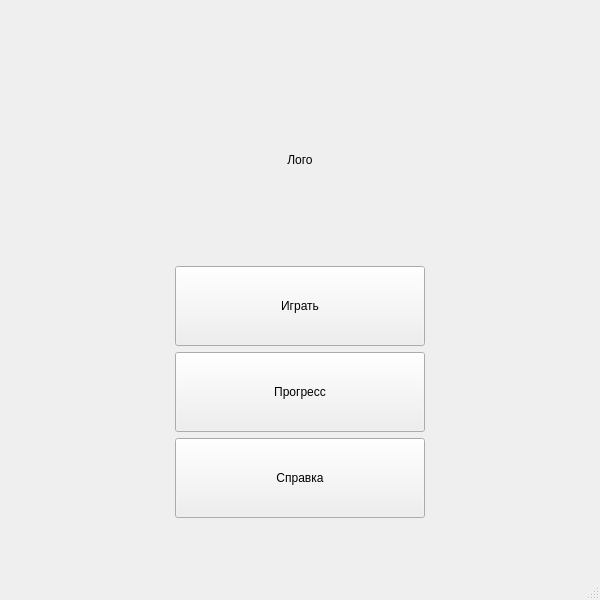
<?xml version="1.0" encoding="UTF-8"?>
<ui version="4.0">
 <class>MainWindow</class>
 <widget class="QMainWindow" name="MainWindow">
  <property name="geometry">
   <rect>
    <x>0</x>
    <y>0</y>
    <width>600</width>
    <height>600</height>
   </rect>
  </property>
  <property name="windowTitle">
   <string>FlashCards</string>
  </property>
  <property name="styleSheet">
   <string notr="true"/>
  </property>
  <widget class="QWidget" name="centralwidget">
   <property name="styleSheet">
    <string notr="true"/>
   </property>
   <layout class="QGridLayout" name="gridLayout">
    <item row="1" column="0">
     <spacer name="horizontalSpacer">
      <property name="orientation">
       <enum>Qt::Horizontal</enum>
      </property>
      <property name="sizeHint" stdset="0">
       <size>
        <width>40</width>
        <height>20</height>
       </size>
      </property>
     </spacer>
    </item>
    <item row="1" column="2">
     <spacer name="horizontalSpacer_2">
      <property name="orientation">
       <enum>Qt::Horizontal</enum>
      </property>
      <property name="sizeHint" stdset="0">
       <size>
        <width>40</width>
        <height>20</height>
       </size>
      </property>
     </spacer>
    </item>
    <item row="0" column="1">
     <spacer name="verticalSpacer">
      <property name="orientation">
       <enum>Qt::Vertical</enum>
      </property>
      <property name="sizeHint" stdset="0">
       <size>
        <width>20</width>
        <height>40</height>
       </size>
      </property>
     </spacer>
    </item>
    <item row="1" column="1">
     <layout class="QVBoxLayout" name="verticalLayout">
      <item>
       <widget class="QLabel" name="mainImage">
        <property name="sizePolicy">
         <sizepolicy hsizetype="Preferred" vsizetype="Preferred">
          <horstretch>0</horstretch>
          <verstretch>0</verstretch>
         </sizepolicy>
        </property>
        <property name="minimumSize">
         <size>
          <width>200</width>
          <height>200</height>
         </size>
        </property>
        <property name="layoutDirection">
         <enum>Qt::LeftToRight</enum>
        </property>
        <property name="text">
         <string>Лого</string>
        </property>
        <property name="alignment">
         <set>Qt::AlignCenter</set>
        </property>
       </widget>
      </item>
      <item>
       <widget class="QPushButton" name="playButton">
        <property name="sizePolicy">
         <sizepolicy hsizetype="Fixed" vsizetype="Fixed">
          <horstretch>0</horstretch>
          <verstretch>0</verstretch>
         </sizepolicy>
        </property>
        <property name="minimumSize">
         <size>
          <width>250</width>
          <height>80</height>
         </size>
        </property>
        <property name="styleSheet">
         <string notr="true"/>
        </property>
        <property name="text">
         <string>Играть</string>
        </property>
       </widget>
      </item>
      <item>
       <widget class="QPushButton" name="progressButton">
        <property name="sizePolicy">
         <sizepolicy hsizetype="Fixed" vsizetype="Fixed">
          <horstretch>0</horstretch>
          <verstretch>0</verstretch>
         </sizepolicy>
        </property>
        <property name="minimumSize">
         <size>
          <width>250</width>
          <height>80</height>
         </size>
        </property>
        <property name="styleSheet">
         <string notr="true"/>
        </property>
        <property name="text">
         <string>Прогресс</string>
        </property>
       </widget>
      </item>
      <item>
       <widget class="QPushButton" name="infoButton">
        <property name="sizePolicy">
         <sizepolicy hsizetype="Fixed" vsizetype="Fixed">
          <horstretch>0</horstretch>
          <verstretch>0</verstretch>
         </sizepolicy>
        </property>
        <property name="minimumSize">
         <size>
          <width>250</width>
          <height>80</height>
         </size>
        </property>
        <property name="styleSheet">
         <string notr="true"/>
        </property>
        <property name="text">
         <string>Справка</string>
        </property>
       </widget>
      </item>
     </layout>
    </item>
    <item row="2" column="1">
     <spacer name="verticalSpacer_2">
      <property name="orientation">
       <enum>Qt::Vertical</enum>
      </property>
      <property name="sizeHint" stdset="0">
       <size>
        <width>20</width>
        <height>40</height>
       </size>
      </property>
     </spacer>
    </item>
   </layout>
  </widget>
  <widget class="QStatusBar" name="statusbar"/>
 </widget>
 <resources/>
 <connections/>
</ui>
